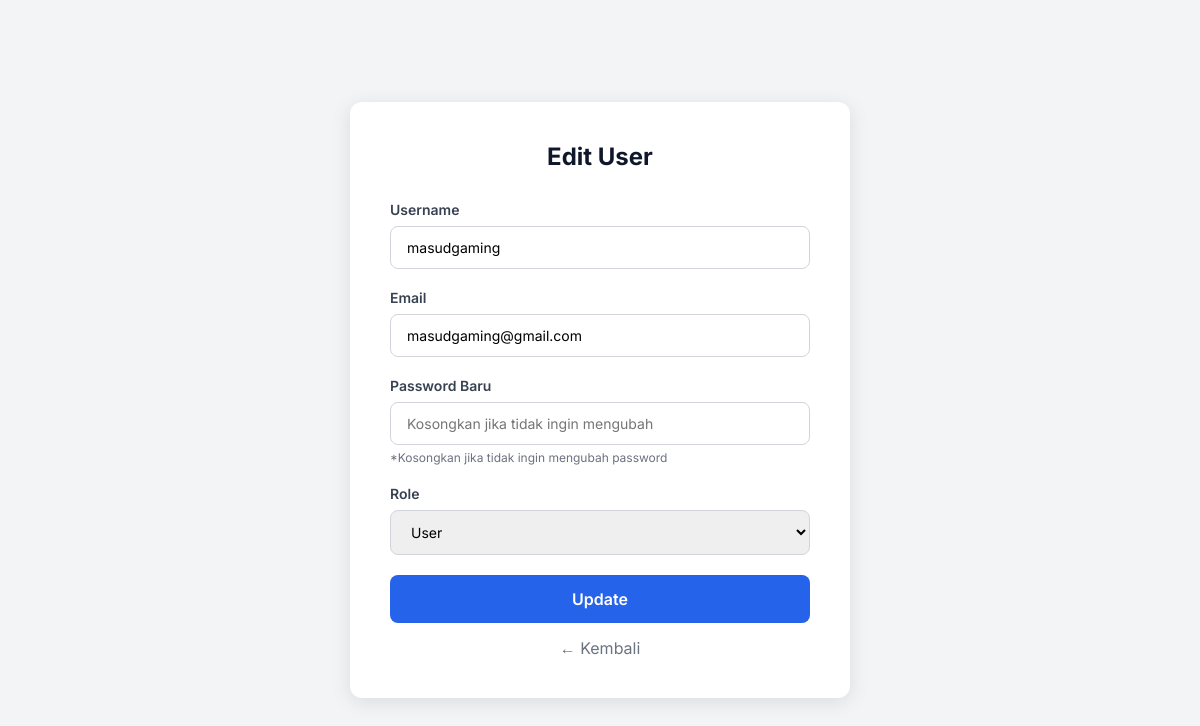
The page /admin/edit_user.php?id=2 (signed in) on the database as committed earlier.
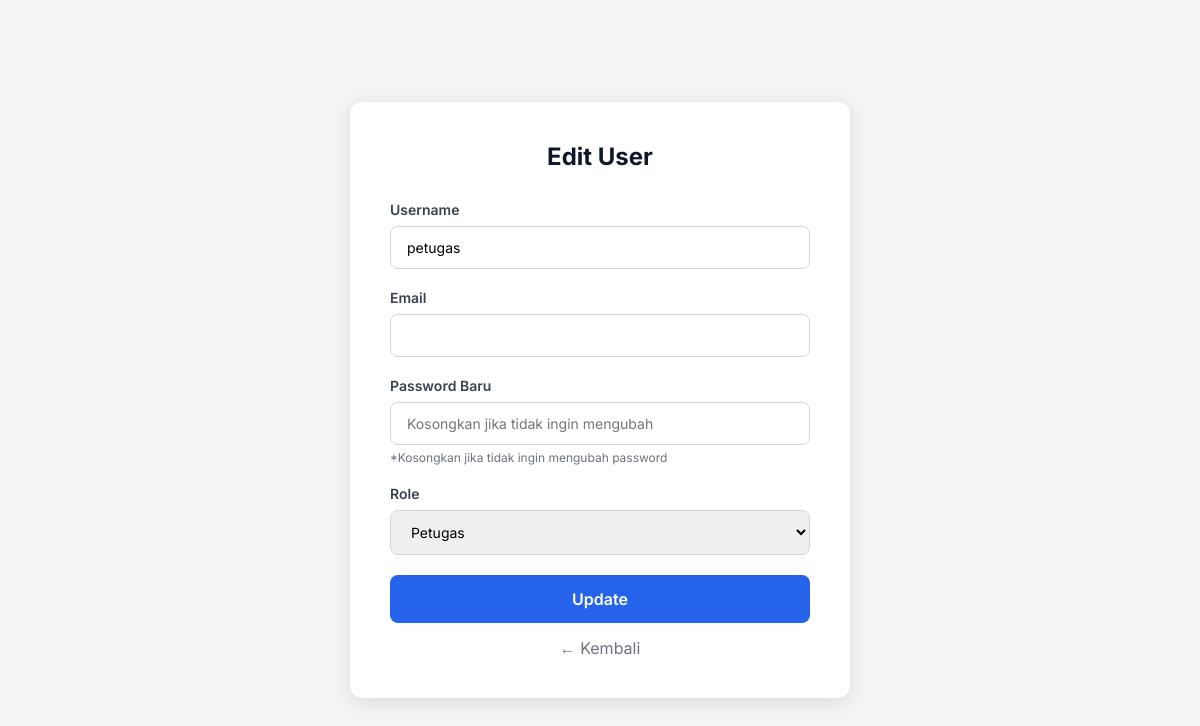
The same page on the database as committed later.
### tables this page shows
CREATE TABLE `users` (
  `id` int(11) NOT NULL AUTO_INCREMENT,
  `username` varchar(50) NOT NULL,
  `password` varchar(255) NOT NULL,
  `nama_lengkap` varchar(100) NOT NULL,
  `email` varchar(100) DEFAULT NULL,
  `no_hp` varchar(20) DEFAULT NULL,
  `alamat` text DEFAULT NULL,
  `role` enum('admin','petugas','user') DEFAULT 'user',
  `created_at` timestamp NOT NULL DEFAULT current_timestamp(),
  PRIMARY KEY (`id`),
  UNIQUE KEY `username` (`username`),
  KEY `idx_id` (`id`)
);

### admin/edit_user.php (the view, shortened to what this page needs)
<?php
include '../config.php';
$id = $_GET['id'] ?? '';
$user = mysqli_fetch_assoc(mysqli_query($koneksi, "SELECT * FROM users WHERE id = '$id'"));
?>
<!DOCTYPE html>
<html lang="en">
<head>
</head>
<body>
    <div class="form-container">
        <div class="form-title">Edit User</div>
        <form action="" method="POST">
            <div class="form-group">
                <label>Username</label>
                <input type="text" name="username" class="form-input" value="<?php echo htmlspecialchars($user['username']); ?>" required>
            </div>
            <div class="form-group">
                <label>Email</label>
                <input type="email" name="email" class="form-input" value="<?php echo htmlspecialchars($user['email']); ?>" required>
            </div>
            <div class="form-group">
                <label>Password Baru</label>
                <input type="password" name="password" class="form-input" placeholder="Kosongkan jika tidak ingin mengubah">
                <div class="hint">*Kosongkan jika tidak ingin mengubah password</div>
            </div>
            <div class="form-group">
                <label>Role</label>
                <select name="role" class="form-input" required>
                    <option value="user" <?php echo $user['role'] == 'user' ? 'selected' : ''; ?>>User</option>
                    <option value="petugas" <?php echo $user['role'] == 'petugas' ? 'selected' : ''; ?>>Petugas</option>
                </select>
            </div>
            <button type="submit" class="btn-submit">Update</button>
        </form>
        <a href="kelola_data_user.php" class="btn-back">← Kembali</a>
    </div>
</body>
</html>

Rows that differ between the two databases and show on the page:
changed users: username "masudgaming" → "petugas"; role "User" → "Petugas"; email "masudgaming@gmail.com" → (not shown)
